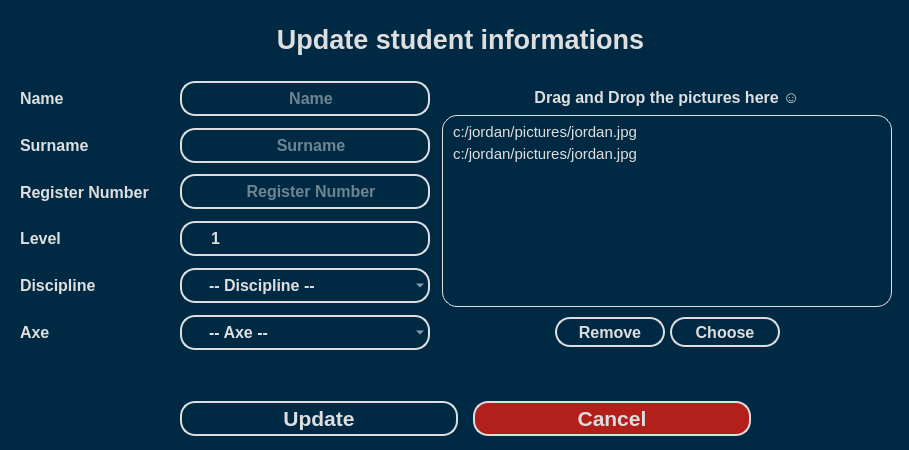
<?xml version="1.0" encoding="UTF-8"?>
<ui version="4.0">
 <class>Dialog</class>
 <widget class="QDialog" name="Dialog">
  <property name="windowModality">
   <enum>Qt::NonModal</enum>
  </property>
  <property name="geometry">
   <rect>
    <x>0</x>
    <y>0</y>
    <width>909</width>
    <height>450</height>
   </rect>
  </property>
  <property name="sizePolicy">
   <sizepolicy hsizetype="Fixed" vsizetype="Fixed">
    <horstretch>0</horstretch>
    <verstretch>0</verstretch>
   </sizepolicy>
  </property>
  <property name="minimumSize">
   <size>
    <width>773</width>
    <height>450</height>
   </size>
  </property>
  <property name="maximumSize">
   <size>
    <width>909</width>
    <height>450</height>
   </size>
  </property>
  <property name="font">
   <font>
    <family>Segoe UI</family>
    <pointsize>12</pointsize>
   </font>
  </property>
  <property name="windowTitle">
   <string>Update Student</string>
  </property>
  <property name="styleSheet">
   <string notr="true">background: #002A44;
color: #dedede;</string>
  </property>
  <property name="locale">
   <locale language="English" country="Cameroon"/>
  </property>
  <property name="sizeGripEnabled">
   <bool>true</bool>
  </property>
  <property name="modal">
   <bool>true</bool>
  </property>
  <widget class="QLabel" name="student_name_label_2">
   <property name="geometry">
    <rect>
     <x>260</x>
     <y>20</y>
     <width>401</width>
     <height>38</height>
    </rect>
   </property>
   <property name="sizePolicy">
    <sizepolicy hsizetype="Preferred" vsizetype="Expanding">
     <horstretch>0</horstretch>
     <verstretch>0</verstretch>
    </sizepolicy>
   </property>
   <property name="minimumSize">
    <size>
     <width>150</width>
     <height>35</height>
    </size>
   </property>
   <property name="maximumSize">
    <size>
     <width>16777215</width>
     <height>16777215</height>
    </size>
   </property>
   <property name="font">
    <font>
     <family>Segoe UI</family>
     <pointsize>20</pointsize>
     <weight>75</weight>
     <bold>true</bold>
    </font>
   </property>
   <property name="styleSheet">
    <string notr="true">color: #dedede;
background: transparent;</string>
   </property>
   <property name="text">
    <string>Update student informations</string>
   </property>
   <property name="alignment">
    <set>Qt::AlignCenter</set>
   </property>
  </widget>
  <widget class="QWidget" name="layoutWidget">
   <property name="geometry">
    <rect>
     <x>10</x>
     <y>80</y>
     <width>894</width>
     <height>271</height>
    </rect>
   </property>
   <layout class="QHBoxLayout" name="horizontalLayout">
    <property name="spacing">
     <number>10</number>
    </property>
    <item>
     <layout class="QVBoxLayout" name="verticalLayout_11">
      <property name="leftMargin">
       <number>10</number>
      </property>
      <item>
       <layout class="QHBoxLayout" name="horizontalLayout_6" stretch="0,1">
        <item>
         <widget class="QLabel" name="student_name_label">
          <property name="sizePolicy">
           <sizepolicy hsizetype="Preferred" vsizetype="Expanding">
            <horstretch>0</horstretch>
            <verstretch>0</verstretch>
           </sizepolicy>
          </property>
          <property name="minimumSize">
           <size>
            <width>150</width>
            <height>35</height>
           </size>
          </property>
          <property name="maximumSize">
           <size>
            <width>150</width>
            <height>16777215</height>
           </size>
          </property>
          <property name="font">
           <font>
            <family>Segoe UI</family>
            <pointsize>12</pointsize>
            <weight>75</weight>
            <bold>true</bold>
           </font>
          </property>
          <property name="styleSheet">
           <string notr="true">color: #dedede;
background: transparent;</string>
          </property>
          <property name="text">
           <string>Name</string>
          </property>
         </widget>
        </item>
        <item>
         <widget class="QLineEdit" name="student_name_lineEdit">
          <property name="sizePolicy">
           <sizepolicy hsizetype="Fixed" vsizetype="Expanding">
            <horstretch>0</horstretch>
            <verstretch>0</verstretch>
           </sizepolicy>
          </property>
          <property name="minimumSize">
           <size>
            <width>250</width>
            <height>35</height>
           </size>
          </property>
          <property name="maximumSize">
           <size>
            <width>250</width>
            <height>35</height>
           </size>
          </property>
          <property name="font">
           <font>
            <family>Segoe UI</family>
            <pointsize>12</pointsize>
            <weight>75</weight>
            <bold>true</bold>
           </font>
          </property>
          <property name="styleSheet">
           <string notr="true">QLineEdit {
	padding: 0 15px 0 27px;
	border: 2px solid #dedede;
	color: #dedede;
	background: transparent;
	border-radius: 15px;
}

QLineEdit:focus, QLineEdit:hover  {
	border-color: #F38533;
}</string>
          </property>
          <property name="alignment">
           <set>Qt::AlignCenter</set>
          </property>
          <property name="placeholderText">
           <string>Name</string>
          </property>
         </widget>
        </item>
       </layout>
      </item>
      <item>
       <layout class="QHBoxLayout" name="horizontalLayout_7" stretch="0,1">
        <item>
         <widget class="QLabel" name="student_surname_label">
          <property name="sizePolicy">
           <sizepolicy hsizetype="Preferred" vsizetype="Expanding">
            <horstretch>0</horstretch>
            <verstretch>0</verstretch>
           </sizepolicy>
          </property>
          <property name="minimumSize">
           <size>
            <width>150</width>
            <height>35</height>
           </size>
          </property>
          <property name="maximumSize">
           <size>
            <width>150</width>
            <height>16777215</height>
           </size>
          </property>
          <property name="font">
           <font>
            <family>Segoe UI</family>
            <pointsize>12</pointsize>
            <weight>75</weight>
            <bold>true</bold>
           </font>
          </property>
          <property name="styleSheet">
           <string notr="true">color: #dedede;
background: transparent;</string>
          </property>
          <property name="text">
           <string>Surname</string>
          </property>
         </widget>
        </item>
        <item>
         <widget class="QLineEdit" name="student_surname_lineEdit">
          <property name="sizePolicy">
           <sizepolicy hsizetype="Fixed" vsizetype="Expanding">
            <horstretch>0</horstretch>
            <verstretch>0</verstretch>
           </sizepolicy>
          </property>
          <property name="minimumSize">
           <size>
            <width>250</width>
            <height>35</height>
           </size>
          </property>
          <property name="maximumSize">
           <size>
            <width>250</width>
            <height>35</height>
           </size>
          </property>
          <property name="font">
           <font>
            <family>Segoe UI</family>
            <pointsize>12</pointsize>
            <weight>75</weight>
            <bold>true</bold>
           </font>
          </property>
          <property name="styleSheet">
           <string notr="true">QLineEdit {
	padding: 0 15px 0 27px;
	border: 2px solid #dedede;
	color: #dedede;
	background: transparent;
	border-radius: 15px;
}

QLineEdit:focus, QLineEdit:hover  {
	border-color: #F38533;
}</string>
          </property>
          <property name="alignment">
           <set>Qt::AlignCenter</set>
          </property>
          <property name="placeholderText">
           <string>Surname</string>
          </property>
         </widget>
        </item>
       </layout>
      </item>
      <item>
       <layout class="QHBoxLayout" name="horizontalLayout_8" stretch="0,1">
        <item>
         <widget class="QLabel" name="student_register_number_label">
          <property name="sizePolicy">
           <sizepolicy hsizetype="Preferred" vsizetype="Expanding">
            <horstretch>0</horstretch>
            <verstretch>0</verstretch>
           </sizepolicy>
          </property>
          <property name="minimumSize">
           <size>
            <width>150</width>
            <height>35</height>
           </size>
          </property>
          <property name="maximumSize">
           <size>
            <width>150</width>
            <height>16777215</height>
           </size>
          </property>
          <property name="font">
           <font>
            <family>Segoe UI</family>
            <pointsize>12</pointsize>
            <weight>75</weight>
            <bold>true</bold>
           </font>
          </property>
          <property name="styleSheet">
           <string notr="true">color: #dedede;
background: transparent;</string>
          </property>
          <property name="text">
           <string>Register Number</string>
          </property>
         </widget>
        </item>
        <item>
         <widget class="QLineEdit" name="student_register_number_lineEdit">
          <property name="sizePolicy">
           <sizepolicy hsizetype="Fixed" vsizetype="Expanding">
            <horstretch>0</horstretch>
            <verstretch>0</verstretch>
           </sizepolicy>
          </property>
          <property name="minimumSize">
           <size>
            <width>250</width>
            <height>35</height>
           </size>
          </property>
          <property name="maximumSize">
           <size>
            <width>250</width>
            <height>35</height>
           </size>
          </property>
          <property name="font">
           <font>
            <family>Segoe UI</family>
            <pointsize>12</pointsize>
            <weight>75</weight>
            <bold>true</bold>
           </font>
          </property>
          <property name="styleSheet">
           <string notr="true">QLineEdit {
	padding: 0 15px 0 27px;
	border: 2px solid #dedede;
	color: #dedede;
	background: transparent;
	border-radius: 15px;
}

QLineEdit:focus, QLineEdit:hover  {
	border-color: #F38533;
}</string>
          </property>
          <property name="alignment">
           <set>Qt::AlignCenter</set>
          </property>
          <property name="placeholderText">
           <string>Register Number</string>
          </property>
         </widget>
        </item>
       </layout>
      </item>
      <item>
       <layout class="QHBoxLayout" name="horizontalLayout_9" stretch="0,0">
        <item>
         <widget class="QLabel" name="student_level_label">
          <property name="sizePolicy">
           <sizepolicy hsizetype="Preferred" vsizetype="Expanding">
            <horstretch>0</horstretch>
            <verstretch>0</verstretch>
           </sizepolicy>
          </property>
          <property name="minimumSize">
           <size>
            <width>150</width>
            <height>35</height>
           </size>
          </property>
          <property name="maximumSize">
           <size>
            <width>150</width>
            <height>16777215</height>
           </size>
          </property>
          <property name="font">
           <font>
            <family>Segoe UI</family>
            <pointsize>12</pointsize>
            <weight>75</weight>
            <bold>true</bold>
           </font>
          </property>
          <property name="styleSheet">
           <string notr="true">color: #dedede;
background: transparent;</string>
          </property>
          <property name="text">
           <string>Level</string>
          </property>
         </widget>
        </item>
        <item>
         <widget class="QSpinBox" name="student_level_spinBox">
          <property name="sizePolicy">
           <sizepolicy hsizetype="Fixed" vsizetype="Expanding">
            <horstretch>0</horstretch>
            <verstretch>0</verstretch>
           </sizepolicy>
          </property>
          <property name="minimumSize">
           <size>
            <width>250</width>
            <height>35</height>
           </size>
          </property>
          <property name="maximumSize">
           <size>
            <width>16777215</width>
            <height>35</height>
           </size>
          </property>
          <property name="font">
           <font>
            <family>Segoe UI</family>
            <pointsize>12</pointsize>
            <weight>75</weight>
            <bold>true</bold>
           </font>
          </property>
          <property name="styleSheet">
           <string notr="true">QSpinBox {
	padding: 0 15px 0 27px;
	border: 2px solid #dedede;
	color: #dedede;
	background: transparent;
	border-radius: 15px;
}

QSpinBox:hover, QSpinBox:focus {
	border-color: #F38533;
}</string>
          </property>
          <property name="minimum">
           <number>1</number>
          </property>
          <property name="maximum">
           <number>5</number>
          </property>
         </widget>
        </item>
       </layout>
      </item>
      <item>
       <layout class="QHBoxLayout" name="horizontalLayout_10" stretch="0,0">
        <item>
         <widget class="QLabel" name="student_discipline_label">
          <property name="sizePolicy">
           <sizepolicy hsizetype="Preferred" vsizetype="Expanding">
            <horstretch>0</horstretch>
            <verstretch>0</verstretch>
           </sizepolicy>
          </property>
          <property name="minimumSize">
           <size>
            <width>150</width>
            <height>35</height>
           </size>
          </property>
          <property name="maximumSize">
           <size>
            <width>150</width>
            <height>16777215</height>
           </size>
          </property>
          <property name="font">
           <font>
            <family>Segoe UI</family>
            <pointsize>12</pointsize>
            <weight>75</weight>
            <bold>true</bold>
           </font>
          </property>
          <property name="styleSheet">
           <string notr="true">color: #dedede;
background: transparent;</string>
          </property>
          <property name="text">
           <string>Discipline</string>
          </property>
         </widget>
        </item>
        <item>
         <widget class="QComboBox" name="student_discipline_comboBox">
          <property name="sizePolicy">
           <sizepolicy hsizetype="Fixed" vsizetype="Expanding">
            <horstretch>0</horstretch>
            <verstretch>0</verstretch>
           </sizepolicy>
          </property>
          <property name="minimumSize">
           <size>
            <width>250</width>
            <height>35</height>
           </size>
          </property>
          <property name="maximumSize">
           <size>
            <width>250</width>
            <height>35</height>
           </size>
          </property>
          <property name="font">
           <font>
            <family>Segoe UI</family>
            <pointsize>12</pointsize>
            <weight>75</weight>
            <bold>true</bold>
           </font>
          </property>
          <property name="cursor">
           <cursorShape>PointingHandCursor</cursorShape>
          </property>
          <property name="styleSheet">
           <string notr="true">QComboBox {
	padding: 0 15px 0 27px;
	border: 2px solid #dedede;
	color: #dedede;
	background: transparent;
	border-radius: 15px;
}

QComboBox QAbstractItemView {
	color: #dedede;
	padding: 10px;
	selection-background-color: #F38533;
}

QComboBox:hover {
	border-color: #F38533;
}

</string>
          </property>
          <property name="placeholderText">
           <string>-- Discipline --</string>
          </property>
          <item>
           <property name="text">
            <string>GIT</string>
           </property>
          </item>
          <item>
           <property name="text">
            <string>TTIC</string>
           </property>
          </item>
          <item>
           <property name="text">
            <string>GP</string>
           </property>
          </item>
          <item>
           <property name="text">
            <string>GAM</string>
           </property>
          </item>
          <item>
           <property name="text">
            <string>ROI</string>
           </property>
          </item>
          <item>
           <property name="text">
            <string>GESI</string>
           </property>
          </item>
          <item>
           <property name="text">
            <string>GC</string>
           </property>
          </item>
          <item>
           <property name="text">
            <string>TAU</string>
           </property>
          </item>
         </widget>
        </item>
       </layout>
      </item>
      <item>
       <layout class="QHBoxLayout" name="horizontalLayout_11" stretch="0,0">
        <item>
         <widget class="QLabel" name="student_axe_label">
          <property name="sizePolicy">
           <sizepolicy hsizetype="Preferred" vsizetype="Expanding">
            <horstretch>0</horstretch>
            <verstretch>0</verstretch>
           </sizepolicy>
          </property>
          <property name="minimumSize">
           <size>
            <width>150</width>
            <height>35</height>
           </size>
          </property>
          <property name="maximumSize">
           <size>
            <width>150</width>
            <height>16777215</height>
           </size>
          </property>
          <property name="font">
           <font>
            <family>Segoe UI</family>
            <pointsize>12</pointsize>
            <weight>75</weight>
            <bold>true</bold>
           </font>
          </property>
          <property name="styleSheet">
           <string notr="true">color: #dedede;
background: transparent;</string>
          </property>
          <property name="text">
           <string>Axe</string>
          </property>
         </widget>
        </item>
        <item>
         <widget class="QComboBox" name="student_axe_comboBox">
          <property name="sizePolicy">
           <sizepolicy hsizetype="Fixed" vsizetype="Expanding">
            <horstretch>0</horstretch>
            <verstretch>0</verstretch>
           </sizepolicy>
          </property>
          <property name="minimumSize">
           <size>
            <width>250</width>
            <height>35</height>
           </size>
          </property>
          <property name="maximumSize">
           <size>
            <width>250</width>
            <height>35</height>
           </size>
          </property>
          <property name="font">
           <font>
            <family>Segoe UI</family>
            <pointsize>12</pointsize>
            <weight>75</weight>
            <bold>true</bold>
           </font>
          </property>
          <property name="cursor">
           <cursorShape>PointingHandCursor</cursorShape>
          </property>
          <property name="styleSheet">
           <string notr="true">QComboBox {
	padding: 0 15px 0 27px;
	border: 2px solid #dedede;
	color: #dedede;
	background: transparent;
	border-radius: 15px;
}

QComboBox QAbstractItemView {
	color: #dedede;
	padding: 10px;
	selection-background-color: #F38533;
}

QComboBox:hover {
	border-color: #F38533;
}

</string>
          </property>
          <property name="placeholderText">
           <string>-- Axe --</string>
          </property>
         </widget>
        </item>
       </layout>
      </item>
     </layout>
    </item>
    <item>
     <layout class="QVBoxLayout" name="verticalLayout_13">
      <property name="rightMargin">
       <number>10</number>
      </property>
      <item>
       <layout class="QVBoxLayout" name="verticalLayout_12">
        <property name="spacing">
         <number>0</number>
        </property>
        <item alignment="Qt::AlignTop">
         <widget class="QLabel" name="label_drag_and_drop">
          <property name="sizePolicy">
           <sizepolicy hsizetype="Expanding" vsizetype="Preferred">
            <horstretch>0</horstretch>
            <verstretch>0</verstretch>
           </sizepolicy>
          </property>
          <property name="minimumSize">
           <size>
            <width>150</width>
            <height>35</height>
           </size>
          </property>
          <property name="maximumSize">
           <size>
            <width>16777215</width>
            <height>16777215</height>
           </size>
          </property>
          <property name="font">
           <font>
            <family>Segoe UI</family>
            <pointsize>12</pointsize>
            <weight>75</weight>
            <bold>true</bold>
           </font>
          </property>
          <property name="styleSheet">
           <string notr="true">color: #dedede;
background: transparent;</string>
          </property>
          <property name="text">
           <string>Drag and Drop the pictures here ☺</string>
          </property>
          <property name="alignment">
           <set>Qt::AlignCenter</set>
          </property>
         </widget>
        </item>
        <item alignment="Qt::AlignHCenter|Qt::AlignTop">
         <widget class="QListWidget" name="drag_and_drop_box">
          <property name="sizePolicy">
           <sizepolicy hsizetype="Expanding" vsizetype="Expanding">
            <horstretch>0</horstretch>
            <verstretch>0</verstretch>
           </sizepolicy>
          </property>
          <property name="minimumSize">
           <size>
            <width>450</width>
            <height>110</height>
           </size>
          </property>
          <property name="maximumSize">
           <size>
            <width>16777215</width>
            <height>16777215</height>
           </size>
          </property>
          <property name="font">
           <font>
            <pointsize>11</pointsize>
           </font>
          </property>
          <property name="cursor" stdset="0">
           <cursorShape>PointingHandCursor</cursorShape>
          </property>
          <property name="styleSheet">
           <string notr="true">QListWidget {
	background-image: url(:/background/images/background/drag_drop.png);
	background-repeat: no-repeat;
	background-position: center;
	color: #dedede;
	border: 1px solid #dedede;
	padding: 5px;
	border-radius: 15px;
}

QListWidget::Item {
	background: #002A44;
	padding: 2px;
}

QListWidget::Item:selected {
	background: #3C5F85;
}

 QScrollBar:vertical {
	border: none;
    background: rgb(52, 59, 72);
    width: 14px;
    margin: 21px 0 21px 0;
	border-radius: 0px;
 }

 QScrollBar::handle:vertical {	
	background: rgb(85, 170, 255);
    min-height: 25px;
	border-radius: 7px
 }
 QScrollBar::add-line:vertical {
     border: none;
    background: rgb(55, 63, 77);
     height: 20px;
	border-bottom-left-radius: 7px;
    border-bottom-right-radius: 7px;
     subcontrol-position: bottom;
     subcontrol-origin: margin;
 }
 QScrollBar::sub-line:vertical {
	border: none;
    background: rgb(55, 63, 77);
     height: 20px;
	border-top-left-radius: 7px;
    border-top-right-radius: 7px;
     subcontrol-position: top;
     subcontrol-origin: margin;
 }

 QScrollBar::up-arrow:vertical, QScrollBar::down-arrow:vertical {
     background: none;
 }

 QScrollBar::add-page:vertical, QScrollBar::sub-page:vertical {
     background: none;
 }
</string>
          </property>
          <property name="frameShape">
           <enum>QFrame::NoFrame</enum>
          </property>
          <property name="frameShadow">
           <enum>QFrame::Plain</enum>
          </property>
          <property name="editTriggers">
           <set>QAbstractItemView::NoEditTriggers</set>
          </property>
          <property name="dragDropMode">
           <enum>QAbstractItemView::DropOnly</enum>
          </property>
          <property name="selectionMode">
           <enum>QAbstractItemView::ExtendedSelection</enum>
          </property>
          <property name="selectionBehavior">
           <enum>QAbstractItemView::SelectRows</enum>
          </property>
          <item>
           <property name="text">
            <string>c:/jordan/pictures/jordan.jpg</string>
           </property>
          </item>
          <item>
           <property name="text">
            <string>c:/jordan/pictures/jordan.jpg</string>
           </property>
          </item>
         </widget>
        </item>
       </layout>
      </item>
      <item>
       <layout class="QHBoxLayout" name="horizontalLayout_14" stretch="0,0,0,0">
        <property name="spacing">
         <number>5</number>
        </property>
        <item>
         <spacer name="horizontalSpacer_4">
          <property name="orientation">
           <enum>Qt::Horizontal</enum>
          </property>
          <property name="sizeHint" stdset="0">
           <size>
            <width>40</width>
            <height>20</height>
           </size>
          </property>
         </spacer>
        </item>
        <item alignment="Qt::AlignHCenter|Qt::AlignTop">
         <widget class="QPushButton" name="btn_remove_picture">
          <property name="sizePolicy">
           <sizepolicy hsizetype="Minimum" vsizetype="Expanding">
            <horstretch>0</horstretch>
            <verstretch>0</verstretch>
           </sizepolicy>
          </property>
          <property name="minimumSize">
           <size>
            <width>110</width>
            <height>30</height>
           </size>
          </property>
          <property name="maximumSize">
           <size>
            <width>110</width>
            <height>30</height>
           </size>
          </property>
          <property name="font">
           <font>
            <family>Segoe UI</family>
            <pointsize>12</pointsize>
            <weight>75</weight>
            <bold>true</bold>
           </font>
          </property>
          <property name="cursor">
           <cursorShape>PointingHandCursor</cursorShape>
          </property>
          <property name="styleSheet">
           <string notr="true">QPushButton {
	color: #dedede;
	background: #002A44;
	border: 2px solid #dedede;
	border-radius: 15px;
	padding: 1px 10px;
}

QPushButton:hover {
	background: #003c5f;
	border-color: #F38533;
}

QPushButton:pressed {
	background: #F38533;
}</string>
          </property>
          <property name="locale">
           <locale language="English" country="Cameroon"/>
          </property>
          <property name="text">
           <string>Remove</string>
          </property>
         </widget>
        </item>
        <item alignment="Qt::AlignHCenter|Qt::AlignTop">
         <widget class="QPushButton" name="btn_select_pictures">
          <property name="sizePolicy">
           <sizepolicy hsizetype="Minimum" vsizetype="Expanding">
            <horstretch>0</horstretch>
            <verstretch>0</verstretch>
           </sizepolicy>
          </property>
          <property name="minimumSize">
           <size>
            <width>110</width>
            <height>30</height>
           </size>
          </property>
          <property name="maximumSize">
           <size>
            <width>110</width>
            <height>30</height>
           </size>
          </property>
          <property name="font">
           <font>
            <family>Segoe UI</family>
            <pointsize>12</pointsize>
            <weight>75</weight>
            <bold>true</bold>
           </font>
          </property>
          <property name="cursor">
           <cursorShape>PointingHandCursor</cursorShape>
          </property>
          <property name="styleSheet">
           <string notr="true">QPushButton {
	color: #dedede;
	background: #002A44;
	border: 2px solid #dedede;
	border-radius: 15px;
	padding: 1px 10px;
}

QPushButton:hover {
	background: #003c5f;
	border-color: #F38533;
}

QPushButton:pressed {
	background: #F38533;
}</string>
          </property>
          <property name="text">
           <string>Choose</string>
          </property>
         </widget>
        </item>
        <item>
         <spacer name="horizontalSpacer_5">
          <property name="orientation">
           <enum>Qt::Horizontal</enum>
          </property>
          <property name="sizeHint" stdset="0">
           <size>
            <width>40</width>
            <height>20</height>
           </size>
          </property>
         </spacer>
        </item>
       </layout>
      </item>
     </layout>
    </item>
   </layout>
  </widget>
  <widget class="QWidget" name="layoutWidget">
   <property name="geometry">
    <rect>
     <x>180</x>
     <y>400</y>
     <width>571</width>
     <height>37</height>
    </rect>
   </property>
   <layout class="QHBoxLayout" name="horizontalLayout_2">
    <property name="spacing">
     <number>15</number>
    </property>
    <item>
     <widget class="QPushButton" name="btn_update_student">
      <property name="enabled">
       <bool>true</bool>
      </property>
      <property name="sizePolicy">
       <sizepolicy hsizetype="Minimum" vsizetype="Expanding">
        <horstretch>0</horstretch>
        <verstretch>0</verstretch>
       </sizepolicy>
      </property>
      <property name="minimumSize">
       <size>
        <width>120</width>
        <height>0</height>
       </size>
      </property>
      <property name="maximumSize">
       <size>
        <width>300</width>
        <height>35</height>
       </size>
      </property>
      <property name="font">
       <font>
        <family>Segoe UI</family>
        <pointsize>16</pointsize>
        <weight>75</weight>
        <bold>true</bold>
       </font>
      </property>
      <property name="cursor">
       <cursorShape>PointingHandCursor</cursorShape>
      </property>
      <property name="styleSheet">
       <string notr="true">QPushButton {
	color: #dedede;
	background: #002A44;
	border: 2px solid #dedede;
	border-radius: 15px;
	padding: 1px 10px;
}

QPushButton:hover {
	background: #003c5f;
	border-color: #F38533;
}

QPushButton:!enabled
{
     background-color: #004c5f;
   	 border-right: 5px solid #dedede;
   	 border-left: 5px solid #dedede;
}

QPushButton:pressed {
	background: #F38533;
}</string>
      </property>
      <property name="text">
       <string>Update</string>
      </property>
     </widget>
    </item>
    <item>
     <widget class="QPushButton" name="btn_cancel_update_student">
      <property name="enabled">
       <bool>true</bool>
      </property>
      <property name="sizePolicy">
       <sizepolicy hsizetype="Minimum" vsizetype="Expanding">
        <horstretch>0</horstretch>
        <verstretch>0</verstretch>
       </sizepolicy>
      </property>
      <property name="minimumSize">
       <size>
        <width>120</width>
        <height>0</height>
       </size>
      </property>
      <property name="maximumSize">
       <size>
        <width>300</width>
        <height>35</height>
       </size>
      </property>
      <property name="font">
       <font>
        <family>Segoe UI</family>
        <pointsize>16</pointsize>
        <weight>75</weight>
        <bold>true</bold>
       </font>
      </property>
      <property name="cursor">
       <cursorShape>PointingHandCursor</cursorShape>
      </property>
      <property name="styleSheet">
       <string notr="true">QPushButton {
	color: #dedede;
	background: rgb(179, 32, 27);
	border: 2px solid #dedede;
	border-radius: 15px;
	padding: 1px 10px;
}

QPushButton:hover {
	border-color: #F38533;
}


QPushButton:!enabled
{
     background-color: #A03c5f;
   	 border-right: 5px solid #dedede;
   	 border-left: 5px solid #dedede;
}

QPushButton:pressed {
	background: #F38533;
}</string>
      </property>
      <property name="text">
       <string>Cancel</string>
      </property>
     </widget>
    </item>
   </layout>
  </widget>
 </widget>
 <resources/>
 <connections/>
</ui>
